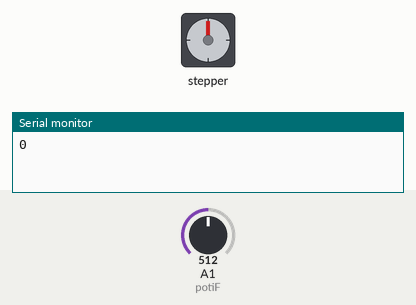
Bench run of a sketch on a simulated Arduino Uno, built with avr-gcc and run on an emulated ATmega328P. On the bench: stepper motor, the last lines printed to the serial monitor. The inputs (shaded band) are chosen by the test bench; at power-on: A1 (potiF) = 512. Stepper angles assume 4096 steps per turn.

Above: at 1.2 s.
1.3 s: A1 (potiF) set to 540
2.8 s: A1 (potiF) set to 567
At 3.02 s:
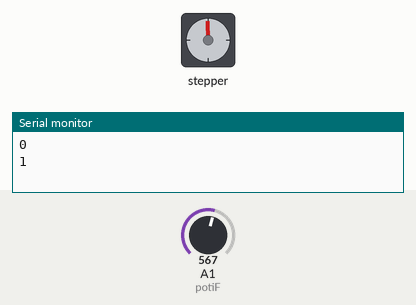
5.8 s: A1 (potiF) set to 716
At 7.17 s:
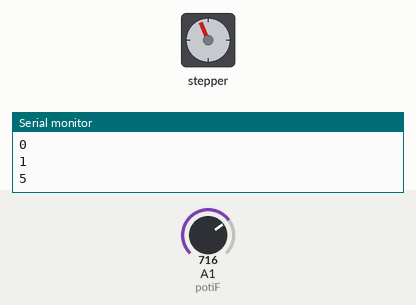
8.8 s: A1 (potiF) set to 900
At 9.7 s:
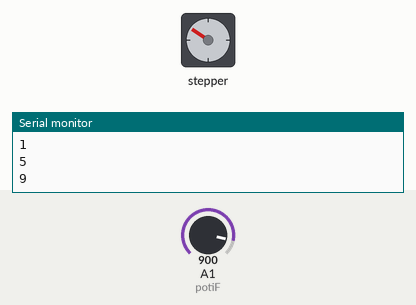
11.8 s: A1 (potiF) set to 1010
14.8 s: A1 (potiF) set to 511
At 14.8 s:
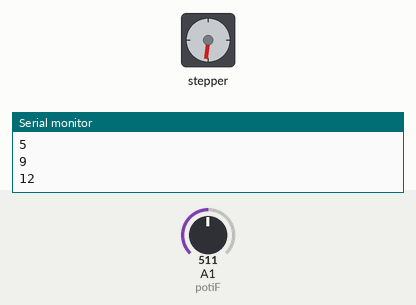
Timing chart, 0 to 17.3 s (numbered marks = the images above; inputs shaded):
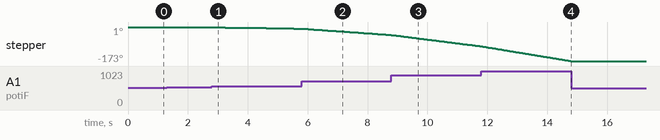

Measured:
- after the input at 1.3 s, every drawn part: stays the same
- after the input at 14.8 s, stepper: stops changing and stays -173°

The sketch:

astraMount_Focus.ino
```cpp
#include <AccelStepper.h>

const byte Fullstep = 4;
const byte Halfstep = 8;
const short fullRevolution = 2048;
const float SteppDegree = 12; // Halfstep 11.32 - Fullstep 5.66

// Pins IN1-IN3-IN2-IN4
AccelStepper stepperF(Halfstep, 4,12,7,13);

const int potiF = A1;
const int enablePin = 8;

// control
const int stepSize = 40;
const int steeringTolerance = 12;

// constants
const int acceleration = 500;
const int maxSpeed = 1000;
const int speedInterval = floor(maxSpeed / stepSize);
const long stepsPerRound = 80000;

// variables
int valueF = 0;
int holdF = 1;


void setup() {
  Serial.begin(9600);
  stepperF.setAcceleration(acceleration);
  stepperF.setMaxSpeed(1000);
  stepperF.setSpeed(800);
}

void loop() {
  valueF = getControle(analogRead(potiF), holdF);
  if (valueF != holdF) {
    holdF = valueF;
    Serial.println(valueF);
    stepperF.setSpeed(valueF * -1 * speedInterval);
  }
   stepperF.runSpeed();
}

/**
 *
 */
int getControle(int analogVal, int currentLevel) {
  int centeredVal = analogVal - 511;
  int absCenteredVal = abs(centeredVal);
  int absLevel = floor(absCenteredVal / stepSize);
  int remainder = absCenteredVal % (absLevel * stepSize);
  if (absLevel < currentLevel) {
    if (remainder > (stepSize - steeringTolerance)) {
      absLevel = absLevel + 1;
    }
  }

  if (centeredVal < 0) {
    absLevel = -absLevel;
  }
  return absLevel;
}
```
